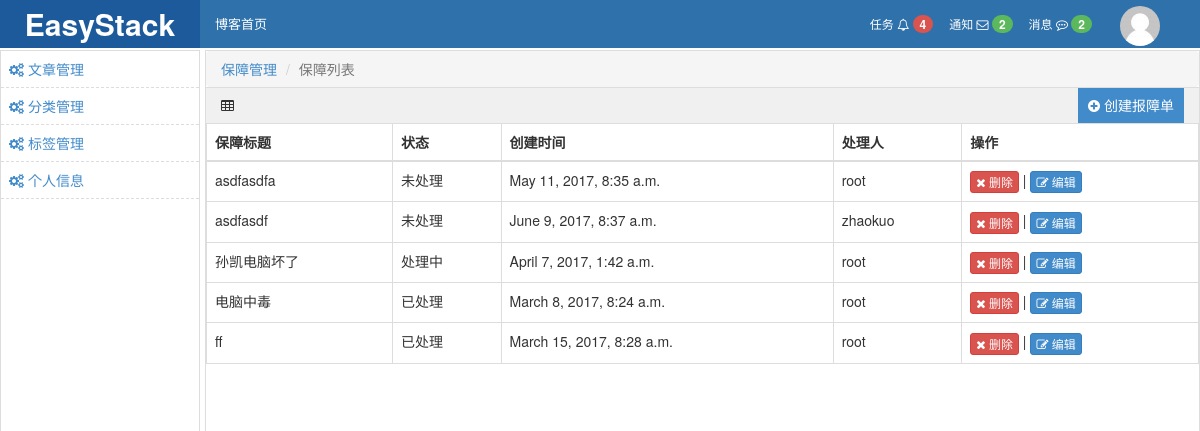
The page /backend/trouble-list.html on the database its author committed.
### repository/models.py (models this page shows, shortened)
class Trouble(models.Model):
    title = models.CharField(max_length=32)
    detail = models.TextField()
    user = models.ForeignKey(UserInfo,related_name='u')
    ctime = models.DateTimeField()
    status_choices = (
        (1,'未处理'),
        (2,'处理中'),
        (3,'已处理'),
    )
    status = models.IntegerField(choices=status_choices,default=1)
    processer = models.ForeignKey(UserInfo,related_name='p',null=True,blank=True)
    solution = models.TextField(null=True)
    ptime = models.DateTimeField(null=True)
    pj_choices = (
        (1, '不满意'),
        (2, '一般'),
        (3, '活很好'),
    )
    pj = models.IntegerField(choices=pj_choices,null=True,default=2)

class UserInfo(models.Model):
    nid = models.BigAutoField(primary_key=True)
    username = models.CharField(verbose_name='用户名', max_length=32, unique=True)
    password = models.CharField(verbose_name='密码', max_length=64)
    nickname = models.CharField(verbose_name='昵称', max_length=32)
    email = models.EmailField(verbose_name='邮箱', unique=True)
    avatar = models.ImageField(verbose_name='头像')
    create_time = models.DateTimeField(verbose_name='创建时间', auto_now_add=True)
    fans = models.ManyToManyField(verbose_name='粉丝们',
                                  to='UserInfo',
                                  through='UserFans',
                                  related_name='f',
                                  through_fields=('user', 'follower'))

### backend/views/trouble.py (the view)
def trouble_list(request):
    current_user_id = 1
    result = models.Trouble.objects.filter(user_id=current_user_id).order_by('status').\
        only('title','status','ctime','processer')
    return render(request,'backend_trouble_list.html',{'result': result})

### templates/backend_trouble_list.html (shortened to what this page needs)
{% extends 'backend_layout.html' %}
{% block conent %}
    <ol class="breadcrumb" style="margin-bottom: 0;">
        <li><a href="#">保障管理</a></li>
        <li class="active">保障列表</li>
    </ol>
    <div>
        <div class="clearfix"  style="height: 36px;line-height: 35px;padding: 0 15px;border-top: 1px solid #dddddd;background-color: #f1f0f0">
            <i class="fa fa-table" aria-hidden="true"></i>
            <a target="_blank" href="/backend/add-article.html" class="right"
               style="display: inline-block;padding:0 10px;background-color: #428bca;color: #ffffff;">
                <i class="fa fa-plus-circle" aria-hidden="true"></i>
                创建报障单
            </a>
        </div>
        <table class="table table-bordered">
            <thead>
            <tr>
                <th>保障标题</th>
                <th>状态</th>
                <th>创建时间</th>
                <th>处理人</th>
                <th>操作</th>
            </tr>
            </thead>
            <tbody>
            {% for row in result %}
                <tr>
                    <td>{{ row.title }}</td>
                    <td>{{ row.get_status_display }}</td>
                    <td>{{ row.ctime }}</td>
                    <td>{{ row.processer.username }}</td>
                    <td>
                        <a class="btn btn-danger btn-xs">
                            <i class="fa fa-times" aria-hidden="true"></i>
                            删除
                        </a>
                        |
                        <a class="btn btn-primary btn-xs" href="#">
                            <i class="fa fa-pencil-square-o" aria-hidden="true"></i>
                            编辑
                        </a>
                    </td>
                </tr>
            {% endfor %}
            </tbody>
        </table>
        <div class="clearfix">
        </div>
    </div>
{% endblock %}

### static/css/commons.css (style rules this page uses)
.right { float: right; }

### rows shown on the page
Trouble: title "asdfasdfa", status "未处理", ctime "May 11, 2017, 8:35 a.m.", processer.username "root"
Trouble: title "asdfasdf", status "未处理", ctime "June 9, 2017, 8:37 a.m.", processer.username "zhaokuo"
Trouble: title "孙凯电脑坏了", status "处理中", ctime "April 7, 2017, 1:42 a.m.", processer.username "root"
Trouble: title "电脑中毒", status "已处理", ctime "March 8, 2017, 8:24 a.m.", processer.username "root"
Trouble: title "ff", status "已处理", ctime "March 15, 2017, 8:28 a.m.", processer.username "root"
